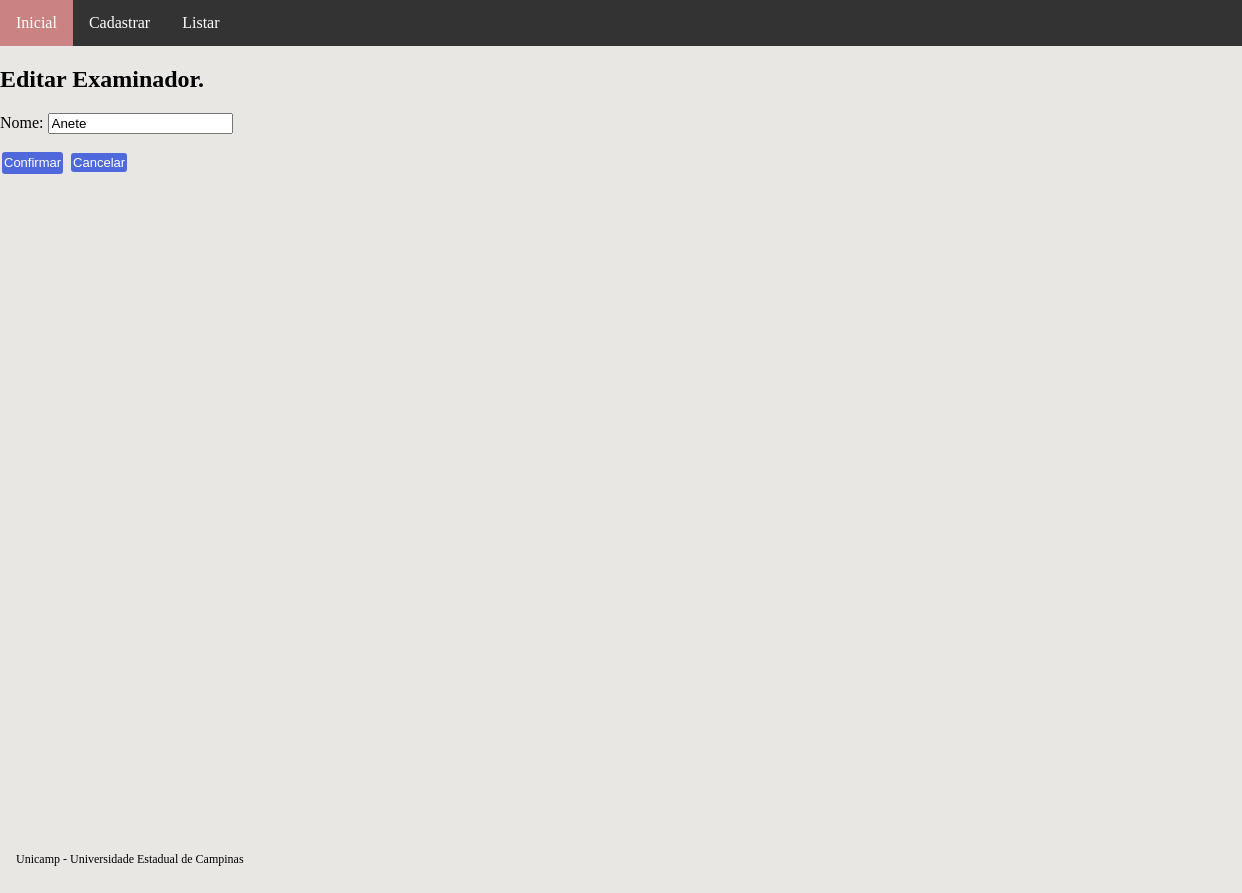
/update-examinador/1, run on an earlier commit of the app's database.
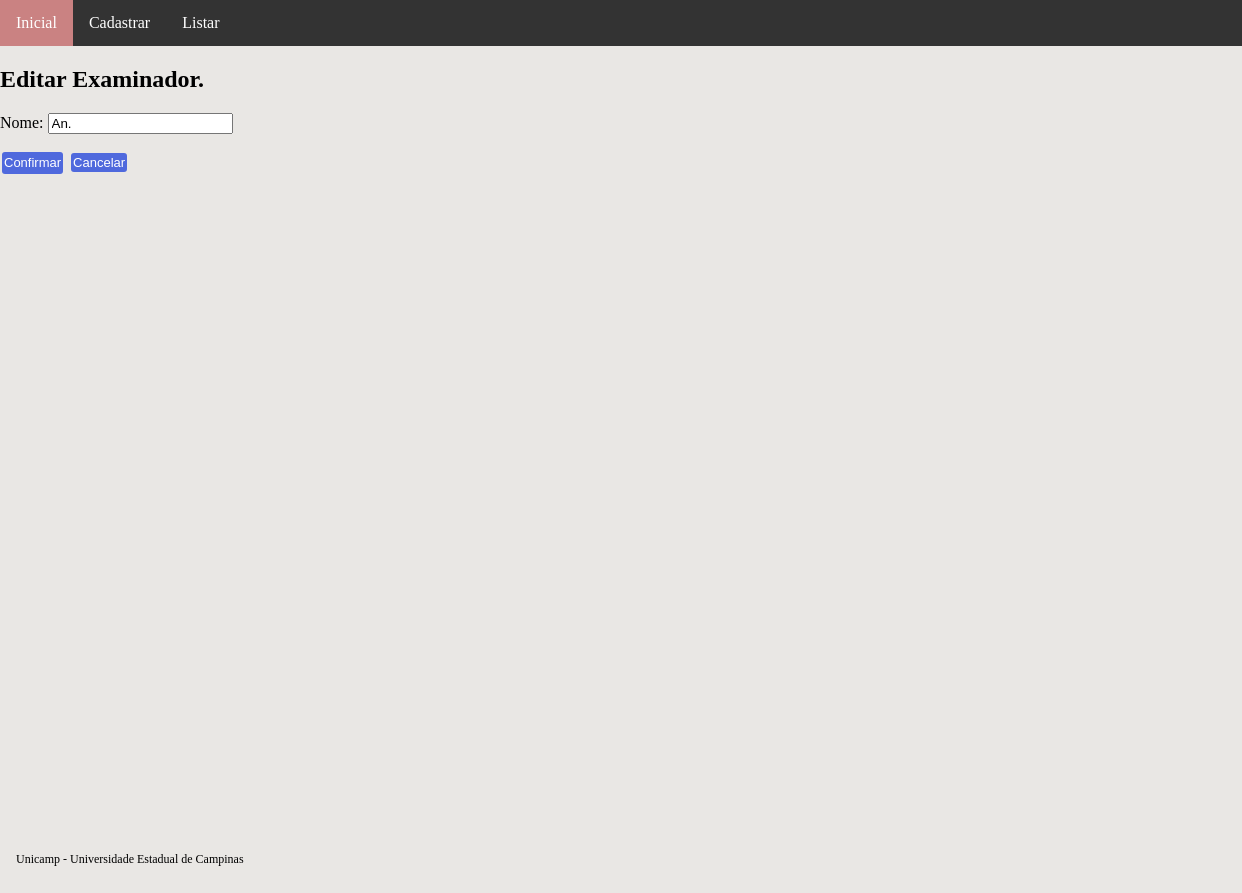
And on a later commit of the database.
### main/models.py (models this page shows, shortened)
class Examinador(models.Model):
    nome = models.CharField(
        max_length=100, db_index=True, null=False, blank=False)

### main/views.py (the view)
# urls.py: path("update-examinador/<int:pk>", CadastroExaminadorUpdate.as_view(
class CadastroExaminadorUpdate(UpdateView):
    model = Examinador
    fields = ["nome"]
    success_url = reverse_lazy("examinador_list")

### main/templates/examinador_form.html (shortened to what this page needs)
{% extends "base.html" %}
{% block conteudo %}
{% if examinador.pk %}
<h2>Editar Examinador.</h2>
{% else %}
<h2>Cadastrar novo examinador.</h2>
{% endif %}
<form method="POST">
    {{ form.as_p }}
    <button type="submit" class="botao_confirmar">Confirmar</button>
    <a href="{% url 'examinador_list' %}" class="botao_confirmar">Cancelar</a>
</form>
{% endblock conteudo %}

What changed in the data, as far as the page shows it:
changed Examinador: nome "Anete" → "An."
